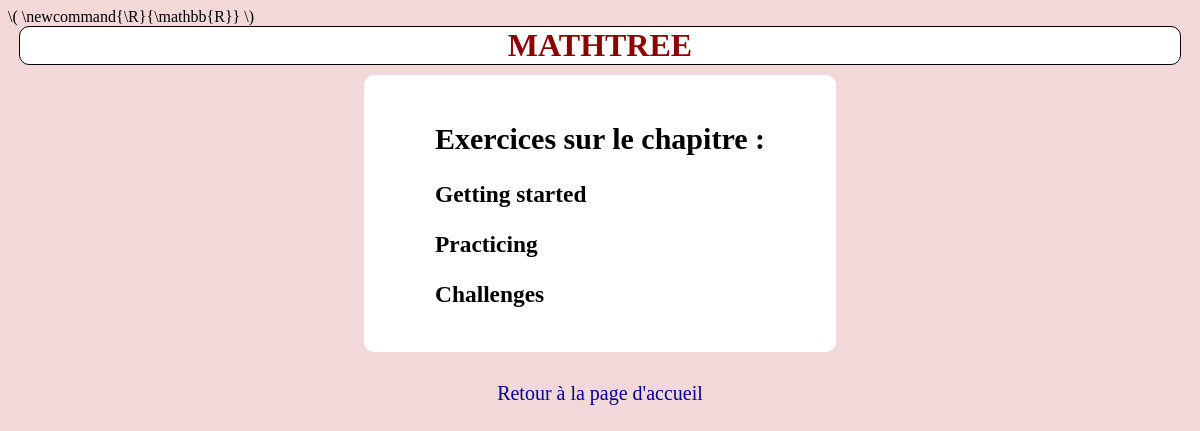
Page /courses/Course E/15/exercises_view on the earlier database version.
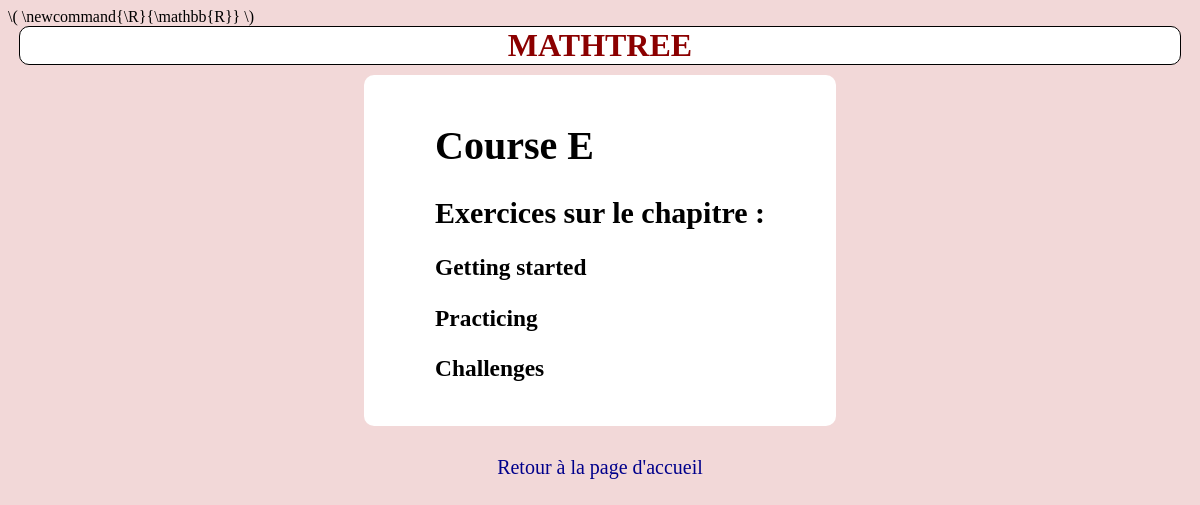
Same page on the later database version.
### Courses/models.py (models this page shows, shortened)
class Course(models.Model) :
    name = models.CharField(max_length = big_number)
    x_position = models.FloatField(default=0)
    y_position = models.FloatField(default=0)
    description = models.TextField(default = "")

### Courses/views.py (the view)
# urls.py: path('<str:course_name>/<int:chapter_index>/exercises_view', views.exercises_view, name="exercises_view"),
def exercises_view(request, course_name, chapter_index) :
    course = Course.objects.filter(name=course_name).first()
    chapter = Chapter.objects.filter( course__name=course_name, index=chapter_index).first()
    return render(request, 'Courses/exercises_view.html', {"course" : course, "chapter":chapter})

### Courses/templates/Courses/exercises_view.html (shortened to what this page needs)
{% extends "Courses/courses_base.html" %}
{% block content_ %}
<h1>{{course.name}}</h1>
{% load extras %}
<h2>Exercices sur le chapitre : {{chapter.name}}</h2>
<h3 class="exercises_section_delimiter">Getting started</h3>
<h3 class="exercises_section_delimiter">Practicing</h3>
<h3 class="exercises_section_delimiter">Challenges</h3>
{% endblock %}

Differences in the rows shown:
added Course: name "Course E"
